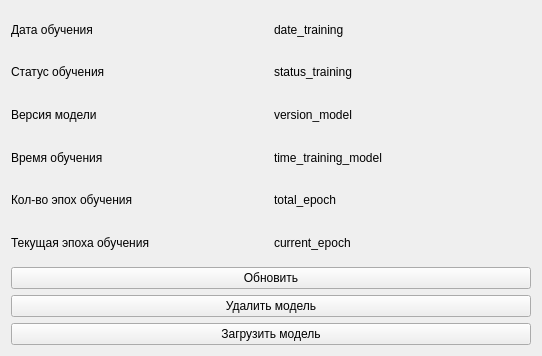
<?xml version="1.0" encoding="UTF-8"?>
<ui version="4.0">
 <class>Form</class>
 <widget class="QWidget" name="Form">
  <property name="geometry">
   <rect>
    <x>0</x>
    <y>0</y>
    <width>542</width>
    <height>356</height>
   </rect>
  </property>
  <property name="windowTitle">
   <string>Form</string>
  </property>
  <layout class="QVBoxLayout" name="verticalLayout_2">
   <item>
    <layout class="QVBoxLayout" name="verticalLayout">
     <item>
      <layout class="QHBoxLayout" name="horizontalLayout_2">
       <item>
        <widget class="QLabel" name="label">
         <property name="text">
          <string>Дата обучения</string>
         </property>
        </widget>
       </item>
       <item>
        <widget class="QLabel" name="date_training">
         <property name="text">
          <string>date_training</string>
         </property>
        </widget>
       </item>
      </layout>
     </item>
     <item>
      <layout class="QHBoxLayout" name="horizontalLayout_3">
       <item>
        <widget class="QLabel" name="label_3">
         <property name="text">
          <string>Статус обучения</string>
         </property>
        </widget>
       </item>
       <item>
        <widget class="QLabel" name="status_training">
         <property name="text">
          <string>status_training</string>
         </property>
        </widget>
       </item>
      </layout>
     </item>
     <item>
      <layout class="QHBoxLayout" name="horizontalLayout_4">
       <item>
        <widget class="QLabel" name="label_4">
         <property name="text">
          <string>Версия модели</string>
         </property>
        </widget>
       </item>
       <item>
        <widget class="QLabel" name="version_model">
         <property name="text">
          <string>version_model</string>
         </property>
        </widget>
       </item>
      </layout>
     </item>
     <item>
      <layout class="QHBoxLayout" name="horizontalLayout_5">
       <item>
        <widget class="QLabel" name="label_6">
         <property name="text">
          <string>Время обучения</string>
         </property>
        </widget>
       </item>
       <item>
        <widget class="QLabel" name="time_training_model">
         <property name="text">
          <string>time_training_model</string>
         </property>
        </widget>
       </item>
      </layout>
     </item>
     <item>
      <layout class="QHBoxLayout" name="horizontalLayout_8">
       <item>
        <widget class="QLabel" name="label_2">
         <property name="text">
          <string>Кол-во эпох обучения</string>
         </property>
        </widget>
       </item>
       <item>
        <widget class="QLabel" name="total_epoch">
         <property name="text">
          <string>total_epoch</string>
         </property>
        </widget>
       </item>
      </layout>
     </item>
     <item>
      <layout class="QHBoxLayout" name="horizontalLayout_9">
       <item>
        <widget class="QLabel" name="label_7">
         <property name="text">
          <string>Текущая эпоха обучения</string>
         </property>
        </widget>
       </item>
       <item>
        <widget class="QLabel" name="current_epoch">
         <property name="text">
          <string>current_epoch</string>
         </property>
        </widget>
       </item>
      </layout>
     </item>
     <item>
      <layout class="QVBoxLayout" name="verticalLayout_3">
       <item>
        <widget class="QPushButton" name="pushButton_3">
         <property name="text">
          <string>Обновить</string>
         </property>
        </widget>
       </item>
       <item>
        <widget class="QPushButton" name="pushButton_2">
         <property name="text">
          <string>Удалить модель</string>
         </property>
        </widget>
       </item>
       <item>
        <widget class="QPushButton" name="pushButton">
         <property name="text">
          <string>Загрузить модель</string>
         </property>
        </widget>
       </item>
      </layout>
     </item>
    </layout>
   </item>
  </layout>
 </widget>
 <resources/>
 <connections/>
</ui>
